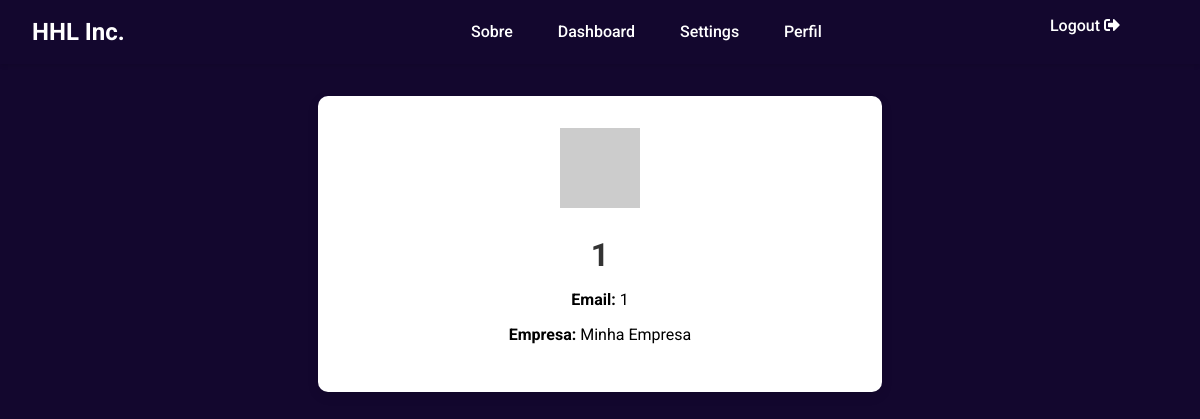
The app's page /perfil (signed in) with its own data.
### app/models.py (models this page shows, shortened)
class User(UserMixin,db.Model):
    id: so.Mapped[int] = so.mapped_column(primary_key=True)
    nome_usuario: so.Mapped[str] = so.mapped_column(sa.String(64), index=True, unique=True)
    nome_empresa: so.Mapped[str] = so.mapped_column(sa.String(200), index=True)
    email: so.Mapped[str] = so.mapped_column(sa.String(120), index=True, unique=True)
    senha_hash: so.Mapped[Optional[str]] = so.mapped_column(sa.String(256))
    configuracoes: so.Mapped[list["Configuracoes"]] = so.relationship(back_populates='usuario')

### app/routes.py (the view)
@app.route('/perfil')
def perfil():
    return render_template('perfil.html')

### app/__init__.py (called while the page is built)
@login.user_loader
def load_user(user_id):
    return User.query.get(int(user_id))

### app/templates/perfil.html
{% extends "base.html" %}
{% block content %}
<div class="profile-container">
  <div class="profile-card">
    <div class="avatar-container">
      {% if current_user.is_authenticated %}
      <img
        src="https://www.gravatar.com/avatar/{{ email_hash }}?d=identicon&s=150"
        alt="Avatar"
        class="profile-avatar"
      />
      {% endif %}
    </div>
    <div class="profile-details">
      {% if current_user.is_authenticated %}
        <h1>{{ current_user.nome_usuario }}</h1>
        <p><strong>Email:</strong> {{ current_user.email }}</p>
        <p><strong>Empresa:</strong> {{ current_user.nome_empresa }}</p>
      {% else %}
        <p>Usuário não autenticado.</p>
      {% endif %}
    </div>
  </div>
</div>
{% endblock %}

### app/static/css/style.css (style rules this page uses)
html, body { font-family: 'Roboto', sans-serif; margin: 0; padding: 0; width: 100%; height: 100%; overflow-x: hidden; background-color: #13072e; }
body { overscroll-behavior-y: contain; }
.profile-container { display: flex; justify-content: center; padding: 2rem; }
.profile-card { background: white; border-radius: 10px; box-shadow: 0 4px 12px rgba(0, 0, 0, 0.1); padding: 2rem; width: 100%; max-width: 500px; text-align: center; }
.avatar-container { margin-bottom: 1.5rem; }
.profile-details h1 { margin: 0 0 0.5rem 0; color: #333; font-size: 2rem; }

### records on screen
User: nome_usuario "1", email "1", nome_empresa "Minha Empresa"
